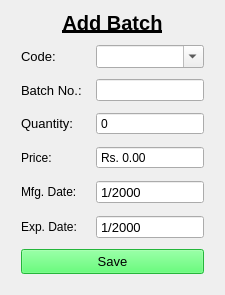
      <widget class="QWidget" name="page_add_batch">
       <layout class="QGridLayout" name="gridLayout_3">
        <item row="0" column="0">
         <layout class="QVBoxLayout" name="verticalLayout_3">
          <property name="spacing">
           <number>10</number>
          </property>
          <property name="leftMargin">
           <number>10</number>
          </property>
          <property name="rightMargin">
           <number>10</number>
          </property>
          <property name="bottomMargin">
           <number>10</number>
          </property>
          <item>
           <widget class="QLabel" name="label_10">
            <property name="maximumSize">
             <size>
              <width>16777215</width>
              <height>40</height>
             </size>
            </property>
            <property name="font">
             <font>
              <family>Segoe UI</family>
              <pointsize>15</pointsize>
              <bold>true</bold>
              <underline>true</underline>
             </font>
            </property>
            <property name="text">
             <string>Add Batch</string>
            </property>
            <property name="alignment">
             <set>Qt::AlignCenter</set>
            </property>
           </widget>
          </item>
          <item>
           <layout class="QFormLayout" name="form_add_batch">
            <property name="horizontalSpacing">
             <number>10</number>
            </property>
            <property name="verticalSpacing">
             <number>11</number>
            </property>
            <item row="0" column="0">
             <widget class="QLabel" name="label_14">
              <property name="font">
               <font>
                <family>Segoe UI</family>
                <pointsize>10</pointsize>
               </font>
              </property>
              <property name="text">
               <string>Code: </string>
              </property>
             </widget>
            </item>
            <item row="0" column="1">
             <widget class="QComboBox" name="input_item_code">
              <property name="font">
               <font>
                <family>Segoe UI</family>
                <pointsize>10</pointsize>
               </font>
              </property>
              <property name="editable">
               <bool>true</bool>
              </property>
             </widget>
            </item>
            <item row="1" column="0">
             <widget class="QLabel" name="label_11">
              <property name="font">
               <font>
                <family>Segoe UI</family>
                <pointsize>10</pointsize>
                <underline>false</underline>
               </font>
              </property>
              <property name="text">
               <string>Batch No.: </string>
              </property>
             </widget>
            </item>
            <item row="1" column="1">
             <widget class="QLineEdit" name="input_batch_no"/>
            </item>
            <item row="2" column="1">
             <widget class="QSpinBox" name="input_quantity">
              <property name="buttonSymbols">
               <enum>QAbstractSpinBox::NoButtons</enum>
              </property>
              <property name="suffix">
               <string/>
              </property>
              <property name="maximum">
               <number>99999</number>
              </property>
             </widget>
            </item>
            <item row="4" column="0">
             <widget class="QLabel" name="label_12">
              <property name="text">
               <string>Mfg. Date: </string>
              </property>
             </widget>
            </item>
            <item row="4" column="1">
             <widget class="QDateEdit" name="input_mfg_date">
              <property name="font">
               <font>
                <family>Segoe UI</family>
                <pointsize>10</pointsize>
               </font>
              </property>
              <property name="buttonSymbols">
               <enum>QAbstractSpinBox::NoButtons</enum>
              </property>
              <property name="displayFormat">
               <string>M/yyyy</string>
              </property>
              <property name="calendarPopup">
               <bool>false</bool>
              </property>
             </widget>
            </item>
            <item row="5" column="0">
             <widget class="QLabel" name="label_15">
              <property name="text">
               <string>Exp. Date: </string>
              </property>
             </widget>
            </item>
            <item row="5" column="1">
             <widget class="QDateEdit" name="input_exp_date">
              <property name="font">
               <font>
                <family>Segoe UI</family>
                <pointsize>10</pointsize>
               </font>
              </property>
              <property name="buttonSymbols">
               <enum>QAbstractSpinBox::NoButtons</enum>
              </property>
              <property name="displayFormat">
               <string>M/yyyy</string>
              </property>
             </widget>
            </item>
            <item row="2" column="0">
             <widget class="QLabel" name="label_13">
              <property name="font">
               <font>
                <family>Segoe UI</family>
                <pointsize>10</pointsize>
               </font>
              </property>
              <property name="text">
               <string>Quantity: </string>
              </property>
             </widget>
            </item>
            <item row="3" column="0">
             <widget class="QLabel" name="label_26">
              <property name="text">
               <string>Price: </string>
              </property>
             </widget>
            </item>
            <item row="3" column="1">
             <widget class="QDoubleSpinBox" name="input_batch_price">
              <property name="buttonSymbols">
               <enum>QAbstractSpinBox::NoButtons</enum>
              </property>
              <property name="prefix">
               <string>Rs. </string>
              </property>
              <property name="maximum">
               <double>99999999.989999994635582</double>
              </property>
             </widget>
            </item>
           </layout>
          </item>
          <item>
           <widget class="QPushButton" name="button_add_batch">
            <property name="minimumSize">
             <size>
              <width>0</width>
              <height>25</height>
             </size>
            </property>
            <property name="maximumSize">
             <size>
              <width>16777215</width>
              <height>25</height>
             </size>
            </property>
            <property name="font">
             <font>
              <family>Segoe UI</family>
              <pointsize>10</pointsize>
              <bold>false</bold>
             </font>
            </property>
            <property name="styleSheet">
             <string notr="true">background-color: rgb(52, 255, 82);
color: rgb(0, 0, 0);</string>
            </property>
            <property name="text">
             <string>Save</string>
            </property>
            <property name="flat">
             <bool>false</bool>
            </property>
           </widget>
          </item>
         </layout>
        </item>
       </layout>
      </widget>
